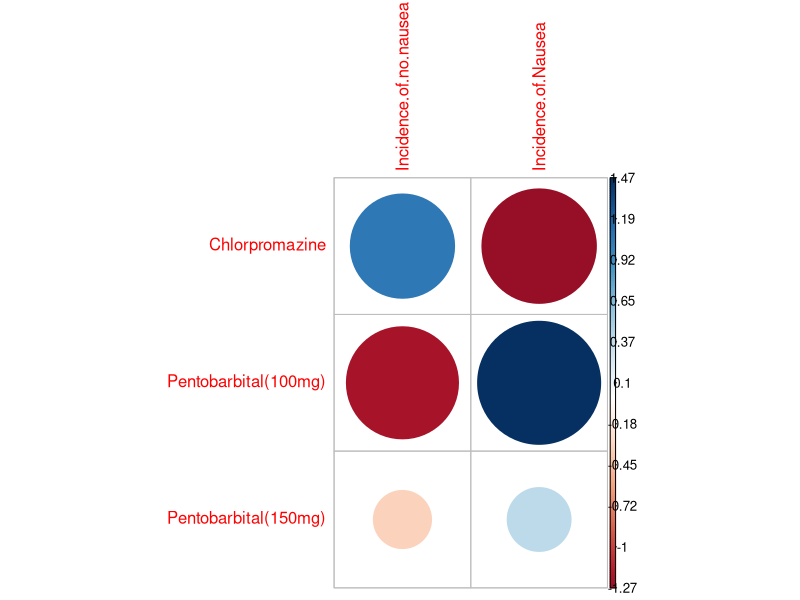
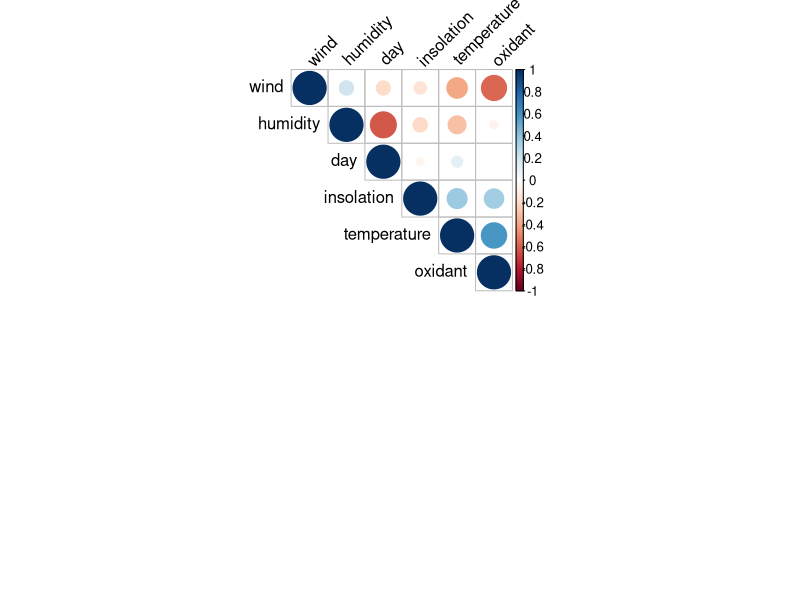
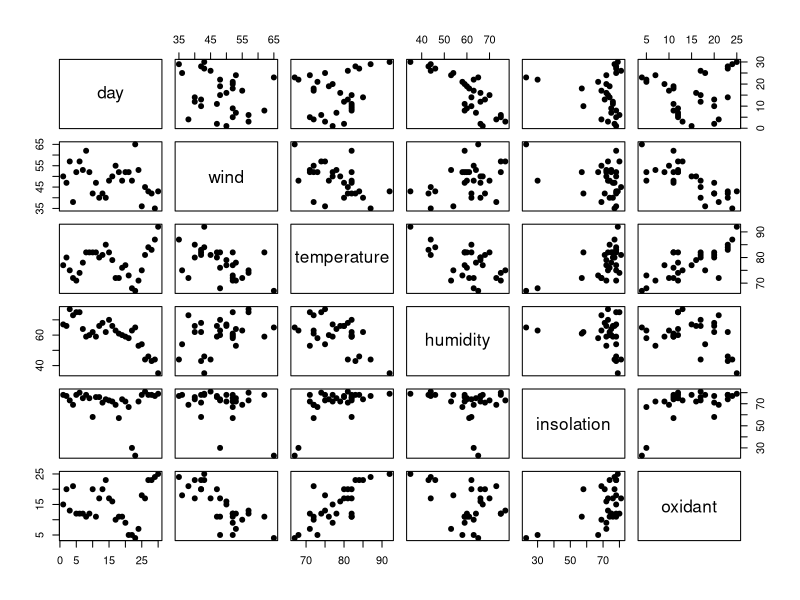
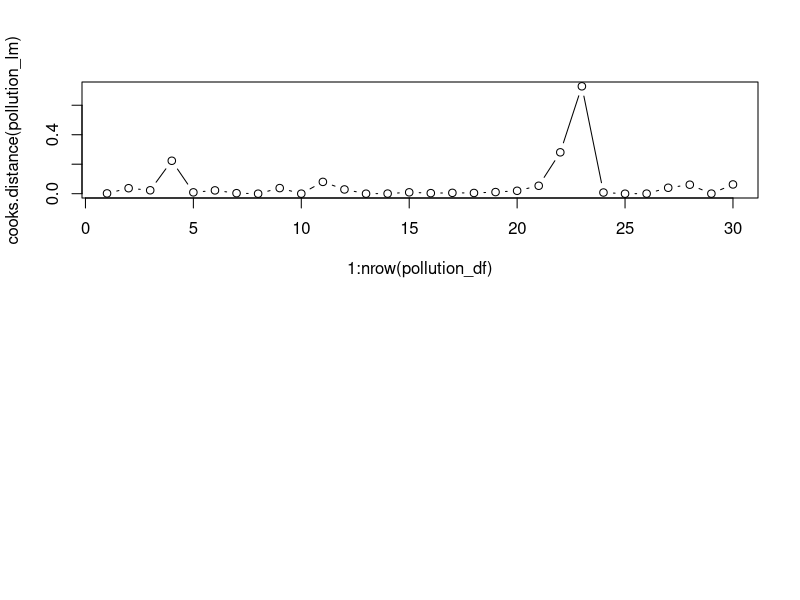
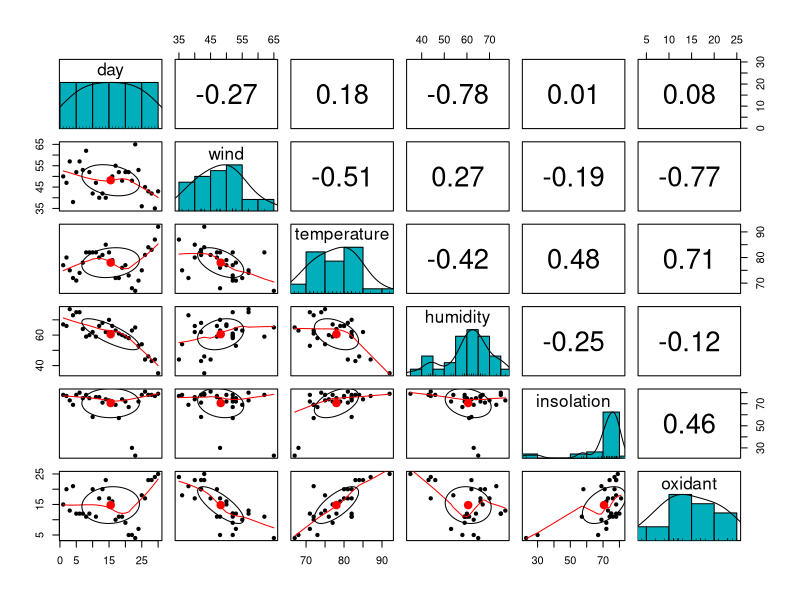
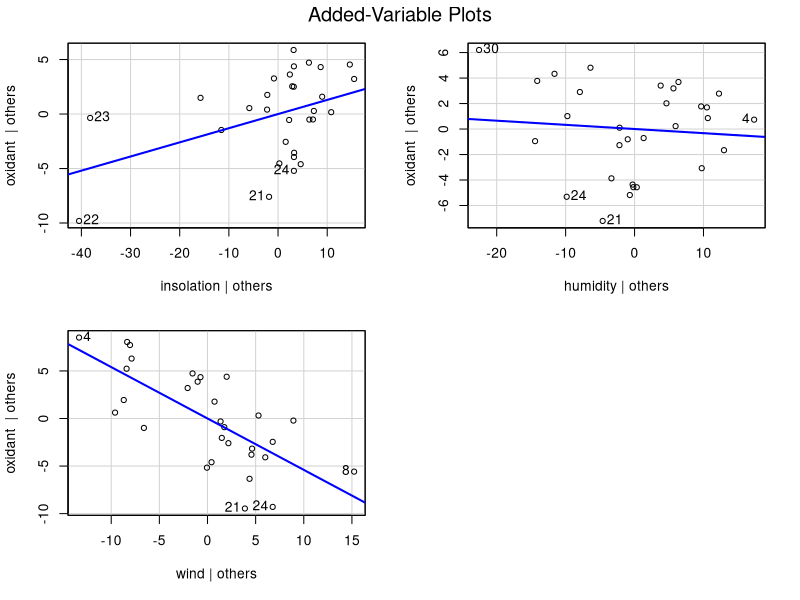
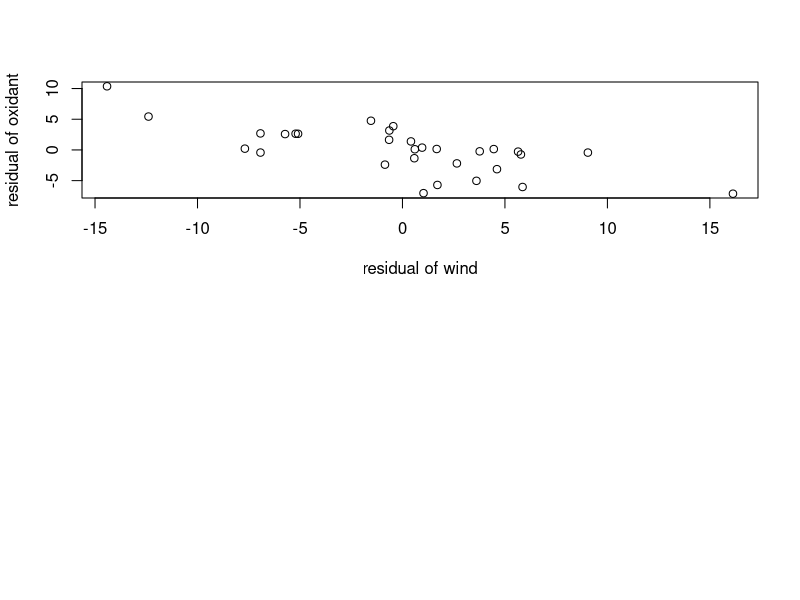

Write the R code that produced these figures, in order. (Note: this script raises an error after producing the figures.)
## ---- chunk 1
nausea_df <- read.table("data/nauseatable.txt", header=TRUE)
nausea_df
## ---- chunk 2
z=chisq.test(nausea_df)
z
## ---- chunk 3
library(corrplot)
z$residuals
corrplot(z$residuals, is.cor = FALSE)
## ---- chunk 4
indicator_col <- c()
label_col <- c()
for(i in 1:3){
  indicator_col <- append(indicator_col, rep(0, nausea_df[i, 1]))
  indicator_col <- append(indicator_col, rep(1, nausea_df[i, 2]))
  label_col <- append(label_col, rep(rownames(nausea_df)[i], rowSums(nausea_df[i, ])))
}

nausea_two_col_df <- data.frame(indicator_col, label_col)
head(nausea_two_col_df)
## ---- chunk 5

mystat <- function(x) chisq.test(x)$statistic
B <- 1000
tstar <- numeric(B)
for(i in 1:B){
  perm_label <- sample(nausea_two_col_df$label_col) ## permuting the labels
  tstar[i] <- mystat(table(data.frame(nausea_two_col_df$indicator_col, perm_label)))
}
myt <- mystat(table(data.frame(nausea_two_col_df$indicator_col, nausea_two_col_df$label_col)))

pl <- sum(tstar<myt)/B
pr <- sum(tstar>myt)/B
p_perm <- min(pl, pr)
p_perm
## ---- chunk 6
pollution_df <- read.table("data/airpollution.txt", header=TRUE)
head(pollution_df)
## ---- chunk 7
# cor(pollution_df, method = c("spearman"))
if (!require("corrplot")) install.packages("corrplot")
library(corrplot)
par(mfrow=c(2, 1))
res <- cor(pollution_df, method='kendall')
corrplot(res, type = "upper", order = "hclust", 
         tl.col = "black", tl.srt = 45)
pairs(pollution_df, pch = 19)
## ---- chunk 8
pollution_lm = lm(oxidant~insolation+humidity+wind+temperature+day, data=pollution_df)
order(abs(residuals(pollution_lm)))
## ---- chunk 9
u_out=rep(0, nrow(pollution_df)); u_out[21]=1
pollution_lm_outlier=lm(oxidant~insolation+humidity+wind + u_out, data=pollution_df); summary(pollution_lm_outlier)
## ---- chunk 10
plot(1:nrow(pollution_df), cooks.distance(pollution_lm), type="b")
## ---- chunk 11
if (!require("psych")) install.packages("psych")
library(psych)
pairs.panels(pollution_df, 
             method = "spearman", # correlation method
             hist.col = "#00AFBB",
             density = TRUE,  # show density plots
             ellipses = TRUE # show correlation ellipses
             )
## ---- chunk 12
if (!require("car")) install.packages("car")
library(car)

attach(pollution_df)
mod = lm(oxidant~insolation+humidity+wind)
par(mfrow=c(2, 1))
avPlots(mod)
summary(mod)
## ---- chunk 13
y = residuals(lm(pollution_df$oxidant~pollution_df$temperature+pollution_df$insolation+pollution_df$humidity))
x = residuals(lm(pollution_df$wind~pollution_df$temperature+pollution_df$insolation+pollution_df$humidity))
plot(x, y, xlab='residual of wind', ylab='residual of oxidant')
## ---- chunk 14

for(i in names(pollution_df)){
  if(i == 'oxidant'){next}
  # summary(lm(oxidant~i))
  print(summary(lm(paste('pollution_df$oxidant',  '~pollution_df$', i))))
}
## ---- chunk 15
for(i in names(pollution_df)){
  if(i %in% c('oxidant', 'wind')){next}
  print(summary(lm(paste('pollution_df$oxidant',  '~pollution_df$wind+pollution_df$', i))))
}
## ---- chunk 16
for(i in names(pollution_df)){
  if(i %in% c('oxidant', 'wind', 'temperature')){next}
  print(summary(lm(paste('pollution_df$oxidant',  
                         '~pollution_df$wind',
                         '+pollution_df$temperature',
                         '+pollution_df$', 
                         i))))
}
## ---- chunk 17
print(summary(lm(pollution_df$oxidant~pollution_df$wind+pollution_df$temperature)))
## ---- chunk 18
summary(lm(pollution_df$oxidant~ pollution_df$wind + pollution_df$temperature + pollution_df$day + pollution_df$humidity + pollution_df$insolation))
## ---- chunk 19
summary(lm(pollution_df$oxidant ~ pollution_df$wind + pollution_df$temperature + pollution_df$humidity + pollution_df$insolation))
## ---- chunk 20
summary(lm(pollution_df$oxidant~ pollution_df$wind + pollution_df$temperature + pollution_df$humidity))
## ---- chunk 21
summary(lm(pollution_df$oxidant~ pollution_df$wind + pollution_df$temperature))
## ---- chunk 22
x1 <- pollution_df$wind
x2 <- pollution_df$temperature

mod = lm(pollution_df$oxidant ~ x1 + x2)

newxdata = data.frame(x1=33, x2=54)

predict(mod, newxdata, interval='prediction', level=0.95)
predict(mod, newxdata, interval='confidence', level=0.95)
## ---- chunk 23
flies_df <- read.table("data/fruitflies.txt", header=TRUE)
flies_df$loglongevity=log(flies_df$longevity)
head(flies_df)
## ---- chunk 24
par(mfrow=c(1, 2))
hist(flies_df$longevity)
hist(flies_df$loglongevity)
## ---- chunk 25
shapiro.test(flies_df$longevity)
shapiro.test(flies_df$loglongevity)
## ---- chunk 26
boxplot(longevity~activity, data=flies_df)
## ---- chunk 27
plot(loglongevity~thorax, pch=as.character(activity), data=flies_df)
## ---- chunk 28
if (!require("dplyr")) install.packages("dplyr")
library(dplyr)

par(mfrow=c(2, 1))
res <- cor(select_if(flies_df, is.numeric), method='spearman')
corrplot(res, type = "upper", order = "hclust", 
         tl.col = "black", tl.srt = 45)
pairs(select_if(flies_df, is.numeric), pch = 19)
## ---- chunk 29
flies_df$activity=as.factor(flies_df$activity)

flies_lm = lm(loglongevity ~ activity, data=flies_df)
anova(flies_lm)
## ---- chunk 30
summary(flies_lm)
## ---- chunk 31
high = 3.60212
isolated = high + 0.51722
low = high + 0.39711
high; isolated; low
## ---- chunk 32
ancova_lm = lm(loglongevity ~ activity + thorax, data=flies_df) ## order matters but we use drop so don't care. latter have to be of interest
drop1(ancova_lm, test="F")
## ---- chunk 33
summary(ancova_lm)
## ---- chunk 34
shapiro.test(residuals(ancova_lm))
## ---- chunk 35
par(mfrow=c(1, 2))
qqnorm(residuals(ancova_lm)); qqline(residuals(ancova_lm))
plot(fitted(ancova_lm), residuals(ancova_lm))
## ---- chunk 36
ancova_lm_int = lm(loglongevity ~ activity * thorax, data=flies_df)
anova(ancova_lm_int)
## ---- chunk 37
summary(ancova_lm_int)
## ---- chunk 38
# predict(ancova_lm, flies_df[which.min(flies_df$thorax), c('thorax', 'activity')])
# predict(ancova_lm, flies_df[which.max(flies_df$thorax), c('thorax', 'activity')])

min_thorax = min(flies_df$thorax)
max_thorax = max(flies_df$thorax)

# min_high = predict(ancova_lm, data.frame(thorax = min_thorax, activity = "high"))
min_high = 1.21893 + 2.97899 * min_thorax
max_high = 1.21893 + 2.97899 * max_thorax

min_iso = 1.21893 + 0.40998 + 2.97899 * min_thorax
max_iso = 1.21893 + 0.40998 + 2.97899 * max_thorax

min_low = 1.21893 + 0.28570 + 2.97899 * min_thorax
max_low = 1.21893 + 0.28570 + 2.97899 * max_thorax

exp(min_high); exp(max_high)
exp(min_iso); exp(max_iso)
exp(min_low); exp(max_low)
## ---- chunk 39
plot(loglongevity~thorax, pch=as.character(activity), data=flies_df)
for (i in unique(flies_df$activity)) abline(lm(loglongevity~thorax, data=flies_df[flies_df$activity==i,]))
## ---- chunk 40
ancova_lm_int = lm(loglongevity ~ activity * thorax, data=flies_df)
anova(ancova_lm_int)
## ---- chunk 41
ancova_lm = lm(longevity ~ activity + thorax, data=flies_df) ## order matters but we use drop so don't care. latter have to be of interest
drop1(ancova_lm, test="F")
## ---- chunk 42
par(mfrow=c(1, 2))
qqnorm(residuals(ancova_lm)); qqline(residuals(ancova_lm))
plot(fitted(ancova_lm), residuals(ancova_lm))
## ---- chunk 43
shapiro.test(residuals(ancova_lm))
